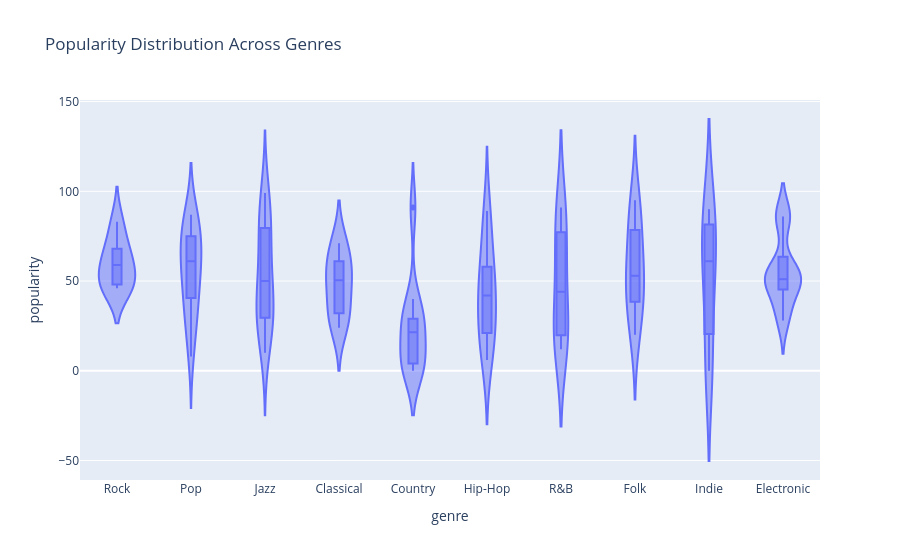

Notebook source saved alongside this figure:
### Markdown cell above
## Step 7: Generating violin plots using Plotly

Follow the steps outlined in your instructions document to complete the code below. Click run to see the results.

### Code cell
import plotly.express as px

plt = px.violin(music_data, 
                x='genre', 
                y='popularity', 
                # Your code here
                box=True,
                title="Popularity Distribution Across Genres")

plt.show()

### Figure 1 — Plotly figure (JSON) as saved in the notebook; plotly's stock layout.template omitted (floating-point values rounded to 4 significant figures)
{"data": [{"alignmentgroup": "True", "box": {"visible": true}, "hovertemplate": "genre=%{x}<br>popularity=%{y}<extra></extra>", "legendgroup": "", "marker": {"color": "#636efa"}, "name": "", "offsetgroup": "", "orientation": "v", "scalegroup": "True", "showlegend": false, "type": "violin", "x": ["Rock", "Pop", "Jazz", "Jazz", "Classical", "Country", "Hip-Hop", "Classical", "R&B", "Hip-Hop", "Pop", "Hip-Hop", "Country", "Hip-Hop", "Pop", "Country", "Folk", "Jazz", "Jazz", "Indie", "Folk", "Folk", "Hip-Hop", "Jazz", "Pop", "Electronic", "Electronic", "Country", "Jazz", "Jazz", "Electronic", "Jazz", "Hip-Hop", "R&B", "Rock", "Folk", "Indie", "Country", "R&B", "Electronic", "Folk", "Jazz", "Indie", "Jazz", "Pop", "Pop", "Indie", "Indie", "Electronic", "Indie", "Hip-Hop", "Jazz", "R&B", "Classical", "Indie", "Country", "Pop", "Hip-Hop", "Folk", "Classical", "R&B", "Classical", "Indie", "Electronic", "Pop", "Pop", "Folk", "Electronic", "Jazz", "Rock", "Hip-Hop", "Pop", "Country", "Pop", "Classical", "Pop", "Pop", "Rock", "Rock", "R&B", "Jazz", "Country", "Pop", "Pop", "Hip-Hop", "Rock", "Country", "Folk", "R&B", "Jazz", "Electronic", "Jazz", "Classical", "Pop", "R&B", "Classical", "Country", "Electronic", "Rock", "R&B"], "x0": " ", "xaxis": "x", "y": [59, 42, 75, 99, 67, 4, 36, 71, 91, 30, 8, 50, 28, 77, 39, 40, 85, 10, 22, 0, 45, 20, 89, 35, 53, 86, 56, 0, 62, 53, 54, 39, 14, 20, 46, 72, 52, 8, 73, 51, 56, 25, 40, 34, 62, 24, 89, 74, 37, 1, 6, 81, 90, 33, 90, 16, 42, 58, 50, 53, 23, 24, 70, 51, 69, 87, 32, 48, 28, 62, 21, 25, 27, 84, 48, 70, 80, 83, 48, 19, 85, 91, 62, 60, 48, 70, 0, 95, 12, 93, 86, 50, 55, 82, 61, 31, 29, 28, 48, 44], "y0": " ", "yaxis": "y"}], "layout": {"legend": {"tracegroupgap": 0}, "title": {"text": "Popularity Distribution Across Genres"}, "violinmode": "group", "xaxis": {"anchor": "y", "domain": [0, 1], "title": {"text": "genre"}}, "yaxis": {"anchor": "x", "domain": [0, 1], "title": {"text": "popularity"}}}}
